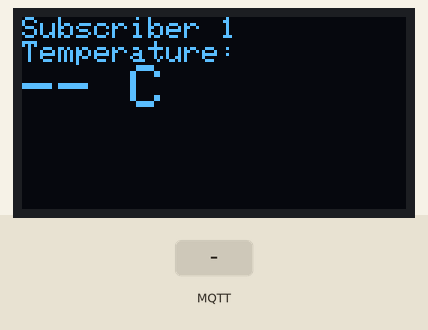
Simulated run of this program. Board: ESP32. Parts: 128×64 one-colour display. Inputs (shaded band) come from the test bench. WiFi joins after 1.5 s; servers stay silent unless stated; no MQTT or app messages arrive unless stated.

Above: at 2.8 s.
2.9 s: MQTT message "1" arrives on the first subscribed topic
At 4.0 s:
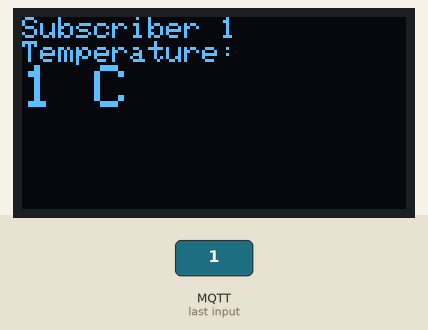
4.4 s: MQTT message "on" arrives on the first subscribed topic
At 5.1 s:
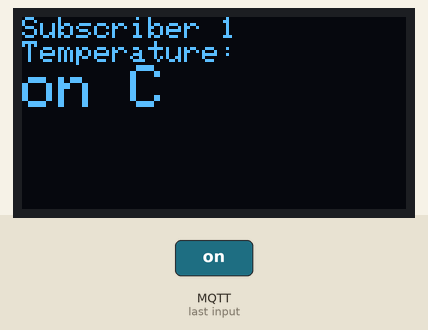
5.9 s: MQTT message "off" arrives on the first subscribed topic
At 6.3 s:
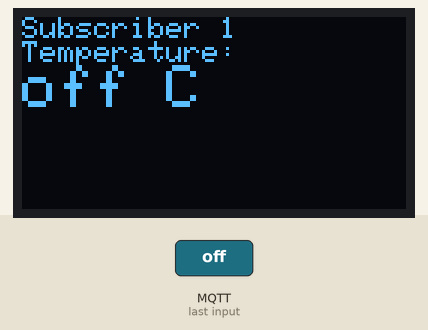
Timing chart, 0 to 8.9 s (numbered marks = the images above; inputs shaded):
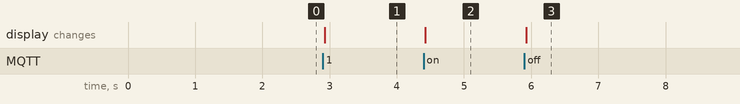

The program:

main.cpp
```cpp
/******
 * MQTT Subscriber 1 (OLED)
 ******/
#include <WiFi.h>
#include <PubSubClient.h>
#include <Wire.h>
#include <Adafruit_GFX.h>
#include <Adafruit_SSD1306.h>

char ssid[] = "Wokwi-GUEST";
char pass[] = "";

const char* mqtt_server = "10.13.70.18";
const int mqtt_port = 1883;
const char* TOPIC_TEMP = "home/lab2/temp";

Adafruit_SSD1306 display(128, 64, &Wire, -1);

WiFiClient espClient;
PubSubClient mqtt(espClient);

String temp = "--";

void showTemp() {
  display.clearDisplay();
  display.setTextSize(1);
  display.setCursor(0,0);
  display.println("Subscriber 1");
  display.println("Temperature:");
  display.setTextSize(2);
  display.println(temp + " C");
  display.display();
}

void callback(char* topic, byte* payload, unsigned int length) {
  temp = "";
  for (int i = 0; i < length; i++) temp += (char)payload[i];
  showTemp();
}

void setup() {
  Serial.begin(115200);
  Wire.begin(21,22);
  display.begin(SSD1306_SWITCHCAPVCC, 0x3C);
  showTemp();

  WiFi.begin(ssid, pass);
  while (WiFi.status() != WL_CONNECTED) delay(500);

  mqtt.setServer(mqtt_server, mqtt_port);
  mqtt.setCallback(callback);
  mqtt.connect("ESP32_Subscriber_1"); // UNIQUE ID
  mqtt.subscribe(TOPIC_TEMP);
}

void loop() {
  mqtt.loop();
}
```

Measured:
- after the input at 2.9 s, the display: changes at once (image 1)
- after the input at 4.4 s, the display: changes at once (image 2)
- after the input at 5.9 s, the display: changes at once (image 3)
